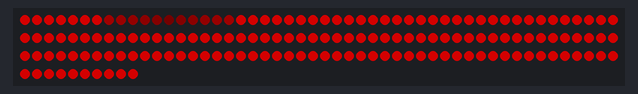
Recording of a program running on a simulated Arduino Uno R4 WiFi. Shown: 160 RGB LEDs in strip order, left to right, continuing on the next row. Dim RGB values are drawn brighter than linear; random numbers use the default seed unless the program sets one.

Above: at 7.2 s.

The program:

main.cpp
```cpp
#include <Arduino.h>
#include <FastLED.h>

#define LED_PIN     6
#define COLOR_ORDER GRB
#define CHIPSET     WS2811
#define NUM_LEDS    160
// each strip has 40 LEDs

#define BRIGHTNESS  128
#define OFF_COLOR CRGB::Black
#define DEFAULT_DELAY 500

CRGB leds[NUM_LEDS];

void led_assign(int led_num, CRGB color, int delay_time = DEFAULT_DELAY) {
  leds[led_num] = color;
  FastLED.show();
  delay(delay_time);
}

void led_assign_all(CRGB color, int delay_time = DEFAULT_DELAY) {
  fill_solid(leds, NUM_LEDS, color);
  FastLED.show();
  delay(delay_time);
}

uint8_t hue_max = 255;
uint8_t hue_min = 3;
uint8_t hue_range = hue_max - hue_min;
int fade_steps = 21;
uint8_t fade_step = hue_range / fade_steps;
int fade_range = 5;

void adjacent_fade(int central_led, int adjacent_led_count, uint8_t base_hue) {
    if (adjacent_led_count == 0) return;
    for (int j = 1; j <= adjacent_led_count; j++) {
        uint8_t next_hue = base_hue + j * fade_step;
        if (next_hue > hue_max) next_hue = hue_max;
        leds[central_led + j] = CRGB(next_hue, 0, 0);
        leds[central_led - j] = CRGB(next_hue, 0, 0);
    }
}

void fade_down(int central_led) {
    for (int i = 0; i <= fade_steps; i++) {
        uint8_t base_hue = hue_max - i * fade_step;
        if (base_hue < hue_min) base_hue = hue_min;
        leds[central_led] = CRGB(base_hue, 0, 0);
        int adjacent_led_count = (i > fade_range) ? fade_range : i;
        adjacent_fade(central_led, adjacent_led_count, base_hue);
        FastLED.show();
        delay(50);
    }
}

void fade_up(int central_led) {
    for (int i = fade_steps; i >= 0; i--) {
        uint8_t base_hue = hue_max - i * fade_step;
        if (base_hue > hue_max) base_hue = hue_max;
        leds[central_led] = CRGB(base_hue, 0, 0);
        int adjacent_led_count = (i < fade_range) ? i : fade_range;
        adjacent_fade(central_led, adjacent_led_count, base_hue);
        FastLED.show();
        delay(50);
    }
}

void setup() {
    delay(3000); // sanity delay
    FastLED.addLeds<CHIPSET, LED_PIN, COLOR_ORDER>(leds, NUM_LEDS).setCorrection( TypicalLEDStrip );
    FastLED.setBrightness( BRIGHTNESS );

    led_assign_all(OFF_COLOR);
    FastLED.show(); // display this frame
    delay(1000);

    led_assign_all(CRGB::Red);
    FastLED.show(); // display this frame
    delay(1000);
}

void loop() {
    // int random_led = 5;

    int random_led = random(5, NUM_LEDS - 5);

    fade_down(random_led);
    delay(1000);
    fade_up(random_led);
    delay(1000);
}
```
